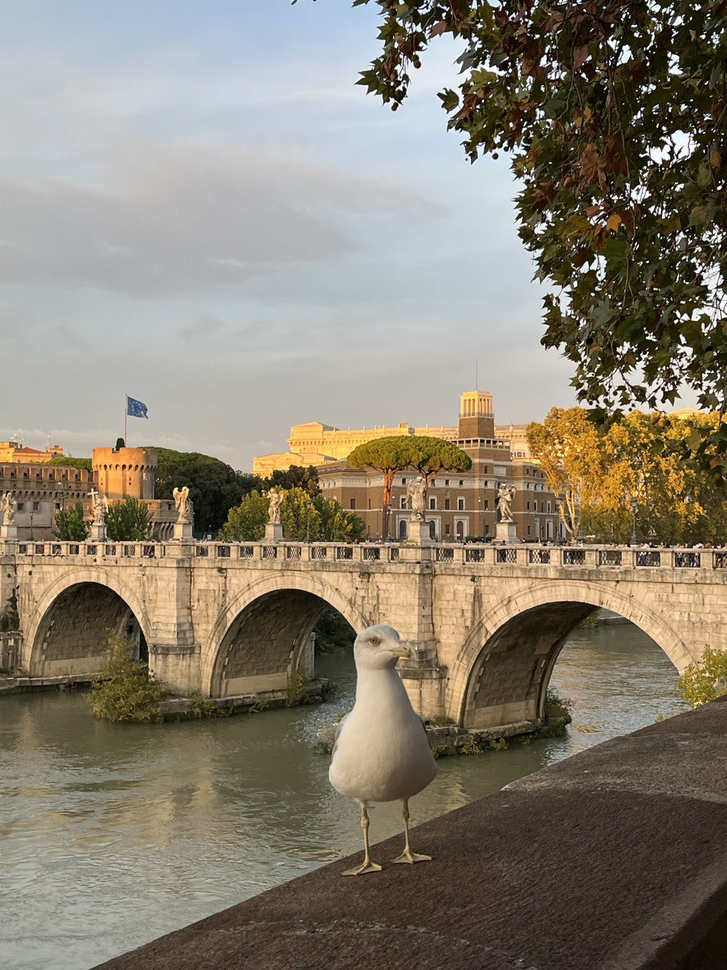
#> input picture seagull.png, 727 x 970 px, shrunk from 960 x 1280 before the run
$ jupyter execute image_processing.ipynb
#> lines starting #> are read from the running program, lines starting #| are printed output that depends on the picture; after the words box and inside, x2 and y2 are one past the last pixel; in counts of white or black regions, pixels touching at a corner belong together
# Image Processing

[cell 1]
import cv2
import numpy as np
from PIL import Image
from matplotlib import pyplot as plt
import requests

[cell 2]
def display_img(img):
    plt.imshow(img)
    plt.axis('off')
    plt.show()

[cell 3]
# Image URL = "https://raw.githubusercontent.com/cw512/Image-Processing/main/seagull.png"
image = cv2.imread('seagull.png')
#> image is the input picture: shape (970, 727, 3); mean B, G, R 111.6, 127, 135.3

[cell 4]
display_img(image)

## Gaussian Blur

[cell 5]
image_gblur = cv2.GaussianBlur(image, (7,7),0)
image_gblur2 = cv2.GaussianBlur(image, (49,49),0)

# Side by side images for easier viewing
fig, ax = plt.subplots(1,2)
ax[0].imshow(image_gblur)
ax[0].axis('off')

ax[1].imshow(image_gblur2)
ax[1].axis('off')

plt.subplots_adjust(wspace=0, hspace=0)
#> figure, not shown here; B, G, R data is drawn as R, G, B

## RGB Channels

[cell 6]
image_blue = image.copy()
# Set green and red channels to 0
image_blue[:, :, 0] = 0
image_blue[:, :, 1] = 0
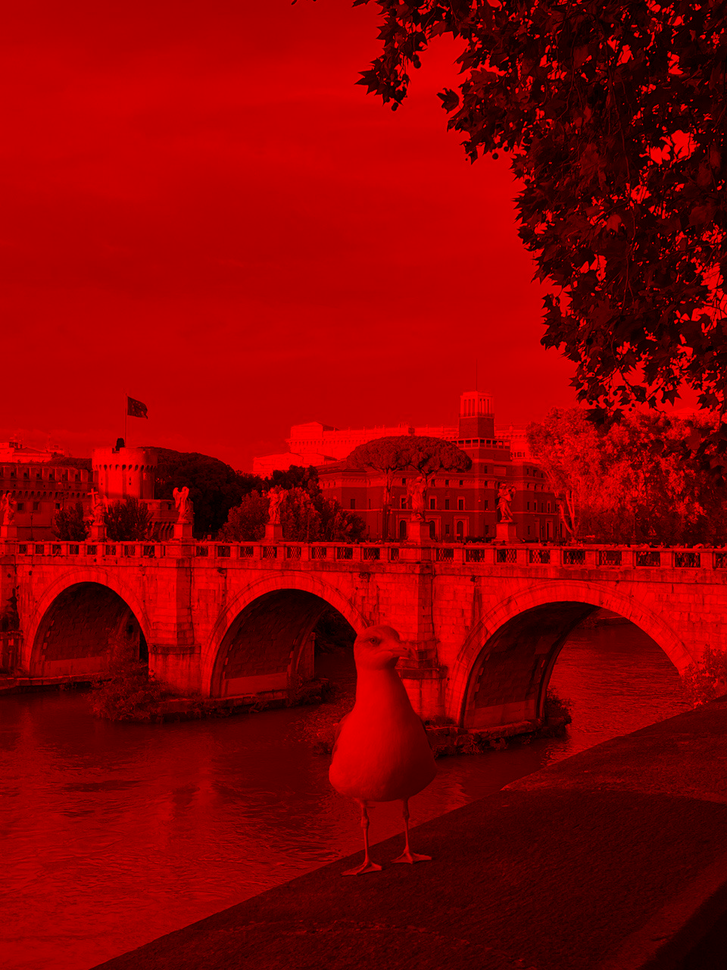
#> image_blue: shape (970, 727, 3); mean B, G, R 0, 0, 135.3

image_green = image.copy()
# Set blue and red channels to 0
image_green[:, :, 0] = 0
image_green[:, :, 2] = 0
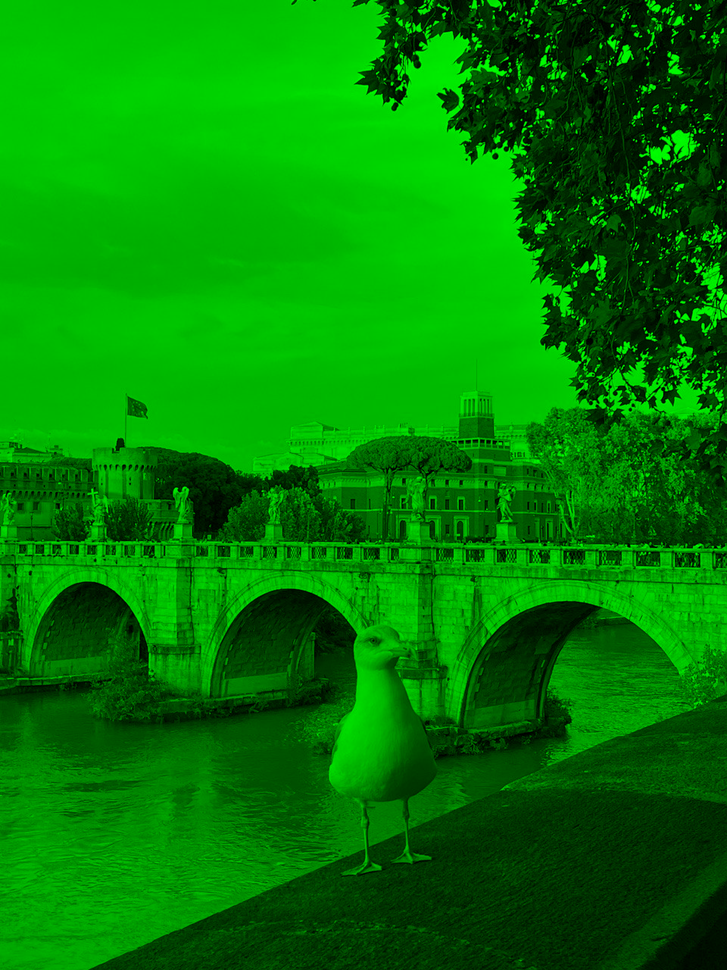
#> image_green: shape (970, 727, 3); mean B, G, R 0, 127, 0

image_red = image.copy()
# Set blue and green channels to 0
image_red[:, :, 1] = 0
image_red[:, :, 2] = 0
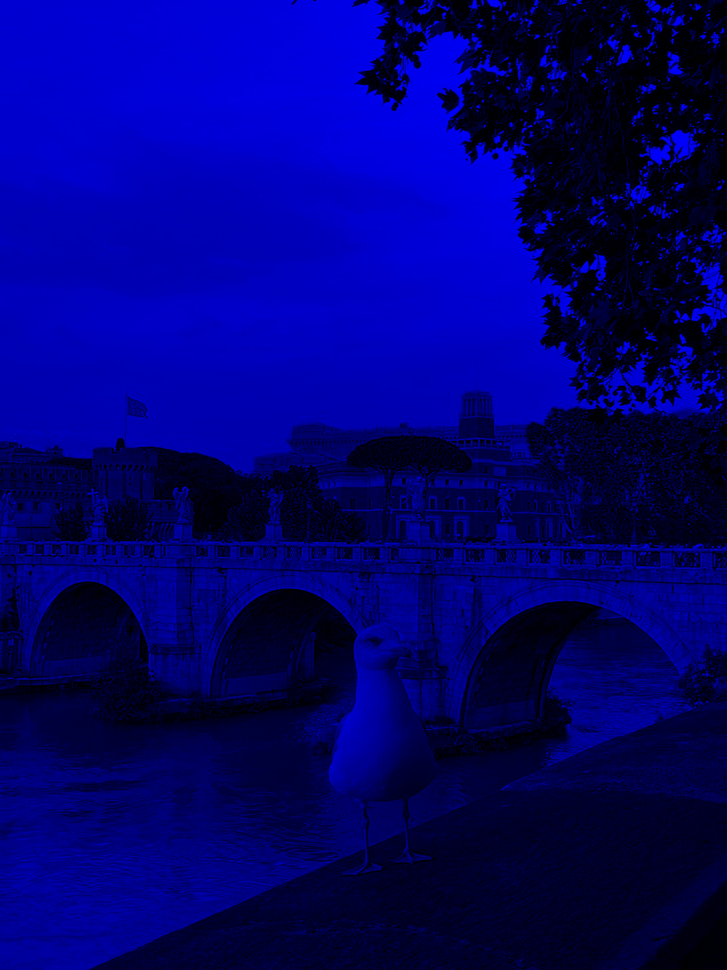
#> image_red: shape (970, 727, 3); mean B, G, R 111.6, 0, 0

# Side by side images for easier viewing
fig, ax = plt.subplots(1,3)
ax[0].imshow(image_blue)
ax[0].axis('off')

ax[1].imshow(image_green)
ax[1].axis('off')

ax[2].imshow(image_red)
ax[2].axis('off')

plt.subplots_adjust(wspace=0, hspace=0)
#> figure, not shown here; B, G, R data is drawn as R, G, B

## Grayscale

[cell 7]
image_gray = cv2.cvtColor(image,cv2.COLOR_BGR2GRAY)
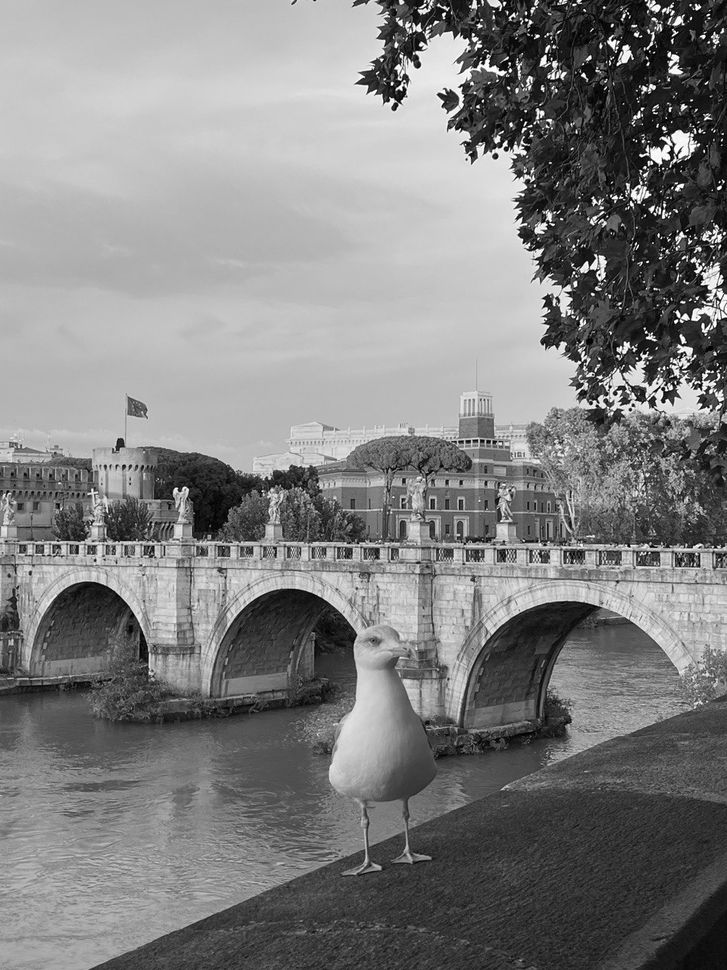
#> image_gray: shape (970, 727); min 0, max 255, mean 127.7

display_img(image_gray)

## Canny Edge Detection

[cell 8]
image_edge = cv2.Canny(image,150,250)
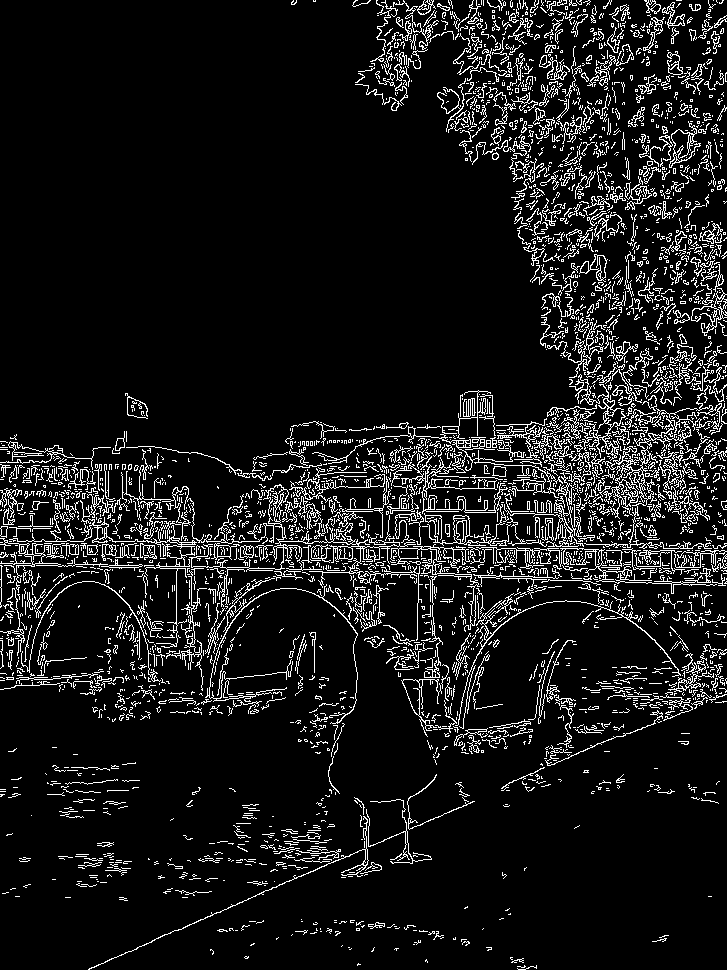
#> image_edge: shape (970, 727); 9.4% white in thin lines or dots

display_img(image_edge)

## Edge Detection

[cell 9]
kernel = np.array([[-1, 0, 1],
                [-1, 0, 1],
                [-1, 0, 1]])

image_edge2 = cv2.filter2D(src=image, ddepth=-1, kernel=kernel)
display_img(image_edge2)

### Image Sharpening

[cell 10]
kernel = np.array([[-1, 1, -1],
                [-1, 5, -1],
                [-1, 1, -1]])

image_sharp = cv2.filter2D(src=image, ddepth=-1, kernel=kernel)
display_img(image_sharp)

## Masking - Extracting Green Regions of Image

[cell 11]
# Convert image colour space to HSV
hsv = cv2.cvtColor(image, cv2.COLOR_BGR2HSV)
#> hsv: shape (970, 727, 3); mean H, S, V 40, 75.2, 139.1

# Define lower and upper bounds
lower_green = np.array([38,8,8])
upper_green = np.array([85,255,255])

# Mask
mask = cv2.inRange(hsv,lower_green,upper_green)
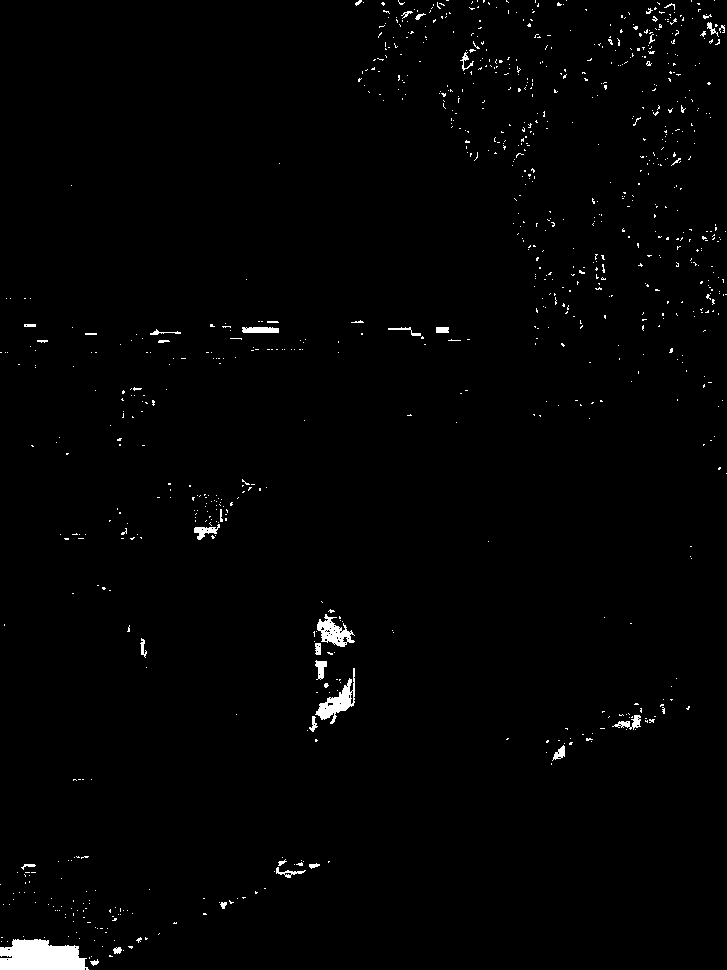
#> mask: shape (970, 727); 1.2% white; 908 white regions (869 under 20 px), largest, box (x1, y1, x2, y2) and area: (0, 939, 89, 970) 2174, (315, 668, 355, 724) 730, (317, 614, 355, 647) 600

# Apply mask to image
image_masked = cv2.bitwise_and(image, image, mask=mask)

display_img(image_masked)
